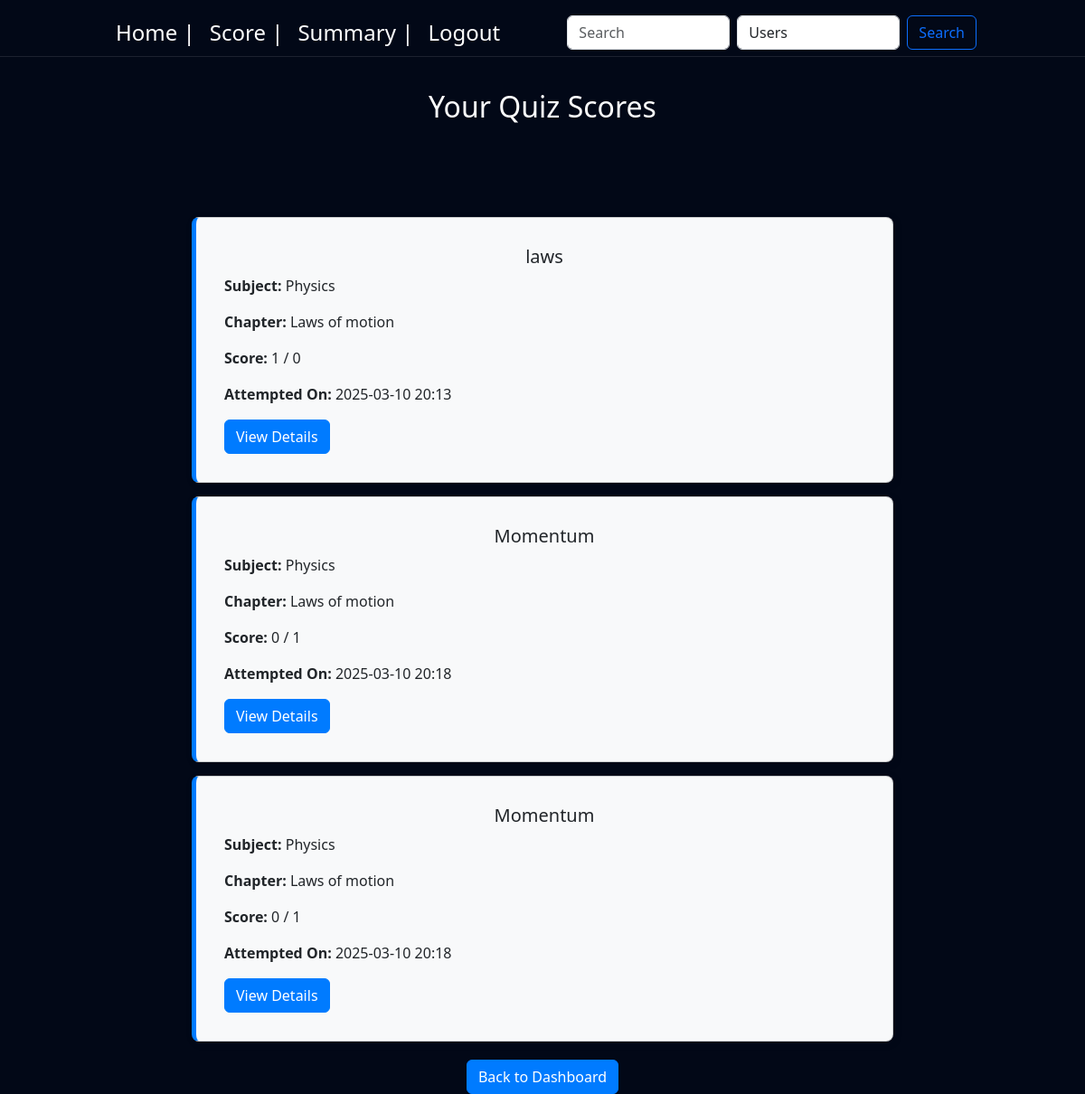
Screenshot of /scores (signed in) with the database file from the repository.
### controller/models.py (models this page shows)
class Role(db.Model):
    id = db.Column(db.Integer, primary_key=True, autoincrement=True)
    name = db.Column(db.String(50), nullable=False)

class Score(db.Model):
    id = db.Column(db.Integer, primary_key=True, autoincrement=True)
    quiz_id = db.Column(db.Integer, db.ForeignKey('quiz.id'), nullable=False)
    user_id = db.Column(db.Integer, db.ForeignKey('user.user_id'), nullable=False)
    time_stamp_of_attempt = db.Column(db.DateTime, nullable=False)
    total_scored = db.Column(db.Integer, nullable=False)

class Quiz(db.Model):
    id = db.Column(db.Integer, primary_key=True, autoincrement=True)
    title = db.Column(db.String(255), nullable=False)
    chapter_id = db.Column(db.Integer, db.ForeignKey('chapter.id'), nullable=False)
    date_of_quiz = db.Column(db.Date, nullable=False)
    time_duration = db.Column(db.Integer, nullable=False)
    time_start = db.Column(db.Time, nullable=False)
    remarks = db.Column(db.String(500))
    questions = db.relationship('Question', backref='quiz', lazy=True)
    scores = db.relationship('Score', backref='quiz', lazy=True)

class Subject(db.Model):
    id = db.Column(db.Integer, primary_key=True, autoincrement=True)
    name = db.Column(db.String(50), unique=True, nullable=False)
    description = db.Column(db.String(50))
    chapters = db.relationship('Chapter', backref='subject', lazy=True)

class Chapter(db.Model):
    id = db.Column(db.Integer, primary_key=True, autoincrement=True)
    name = db.Column(db.String(150), nullable=False)
    description = db.Column(db.String(500))
    subject_id = db.Column(db.Integer, db.ForeignKey('subject.id'), nullable=False)
    quizzes = db.relationship('Quiz', backref='chapter', lazy=True)

### controller/routes.py (the view)
@app.route('/scores')
@login_required
def scores():
    user_scores = Score.query.filter_by(user_id=current_user.user_id).all()
    return render_template('scores.html', scores=user_scores)

### controller/models.py (called while the page is built)
    @property
    def is_admin(self):
        return any(role.name == 'admin' for role in self.roles)

### main.py (called while the page is built)
@login_manager.user_loader
def load_user(user_id):
    return User.query.get(int(user_id))

### templates/scores.html (shortened to what this page needs)
<!DOCTYPE html>
<html lang="en">
<head>
    {% block bootstrap_css %}
    <link href="https://cdn.jsdelivr.net/npm/bootstrap@5.3.3/dist/css/bootstrap.min.css" rel="stylesheet"
>
    {% endblock %}
    {% block custom_css %}
    <link rel="stylesheet" href="{{ url_for('static', filename='styles.css') }}">
    {% endblock %}
</head>
<body>
    {% include 'navbar2.html' %}
    {% block content %}
    <div class="heading">
    <h2 class="text-center">Your Quiz Scores</h2>
    </div>
    <div class="container">
        {% for score in scores %}
            <div class="card score-box">
                <div class="card-body">
                    <center><h5 class="card-title">{{ score.quiz.title }}</h5></center>
                    <p><strong>Subject:</strong> {{ score.quiz.chapter.subject.name }}</p>
                    <p><strong>Chapter:</strong> {{ score.quiz.chapter.name }}</p>
                    <p><strong>Score:</strong> {{ score.total_scored }} / {{ score.quiz.questions|length }}</p>
                    <p><strong>Attempted On:</strong> {{ score.time_stamp_of_attempt.strftime('%Y-%m-%d %H:%M') }}</p>
                    <div class="text-right">
                        <a href="{{ url_for('view_result', quiz_id=score.quiz_id) }}" class="btn btn-primary">View Details</a>
                    </div>
                </div>
            </div>
        {% endfor %}
    </div>
    <div class="back">
        <a href="{{ url_for('user_dashboard') }}" class="btn btn-primary">Back to Dashboard</a>
    </div>
{% endblock %}
</body>
</html>

### templates/navbar2.html (shortened to what this page needs)
<nav class="navbar navbar-expand-lg fixed-top" style="padding: 0 108px; margin-top: 10px; margin-bottom: 15px;">
  <div class="container-fluid">
      <div class="collapse navbar-collapse" id="navbarSupportedContent">
          <ul class="navbar-nav me-auto mb-2 mb-lg-0">
              <li class="nav-item">
                  <a class="nav-link active" aria-current="page" href="user_dashboard" style="font-size: x-large;">Home | </a>
              </li>
              <li class="nav-item">
                  <a class="nav-link" href="scores" style="font-size: x-large;">Score | </a>
              </li>
              <li class="nav-item">
                  <a class="nav-link" href="performance" style="font-size: x-large;">Summary | </a>
              </li>
              <li class="nav-item">
                  <a class="nav-link" href="logout" style="font-size: x-large;">Logout</a>
              </li>
          </ul>
          <form class="d-flex" role="search" onsubmit="event.preventDefault(); performNavbarSearch();">
              <input class="form-control me-2" type="search" id="navbarSearchQuery" placeholder="Search" aria-label="Search">
              <select id="navbarSearchFilter" class="form-control me-2">
                  {% if current_user.is_admin %}
                      <option value="users">Users</option>
                  {% else %}
                      <option value="subjects">Subjects</option>
                      <option value="quizzes">Quizzes</option>
                  {% endif %}
              </select>
              <button class="btn btn-outline-primary" type="submit">Search</button>
          </form>
      </div>
  </div>
</nav>

### static/styles.css (style rules this page uses)
html, body { height: 100%; margin: 0; padding: 0; overflow-x: auto; background: #020817 ; background-size: 400% 400%; backdrop-filter: blur(10px); scroll-behavior: smooth; }
.navbar { background: #020817 !important; backdrop-filter: blur(10px); border-bottom: 1px solid rgba(255, 255, 255, 0.1); }
.navbar .nav-link, .navbar-brand { color: white !important; }

### templates/scores.html (style rules this page uses)
.heading { padding-top: 5px; display: flex; justify-content: center; align-items: center; height: 30vh; color: white; font-size: 50px; font-weight: 800; background: #020817 !important; backdrop-filter: blur(10px); text-align: center; }
.container { max-width: 800px; margin: auto; }
.score-box { background: #f8f9fa; border-left: 5px solid #007bff; padding: 15px; margin-bottom: 15px; box-shadow: 2px 2px 10px rgba(0, 0, 0, 0.1); border-radius: 8px; }
.btn-primary { background-color: #007bff; border-color: #007bff; }
.back { display: flex; justify-content: center; margin-top: 20px; }

### rows the page displays
Role: name "Users"
Score: quiz "laws", quiz.chapter.subject.name "Physics", quiz.chapter.name "Laws of motion", total_scored "1", quiz.questions|length "0", time_stamp_of_attempt "2025-03-10 20:13"
Score: quiz "Momentum", quiz.chapter.subject.name "Physics", quiz.chapter.name "Laws of motion", total_scored "0", quiz.questions|length "1", time_stamp_of_attempt "2025-03-10 20:18"
Score: quiz "Momentum", quiz.chapter.subject.name "Physics", quiz.chapter.name "Laws of motion", total_scored "0", quiz.questions|length "1", time_stamp_of_attempt "2025-03-10 20:18"
